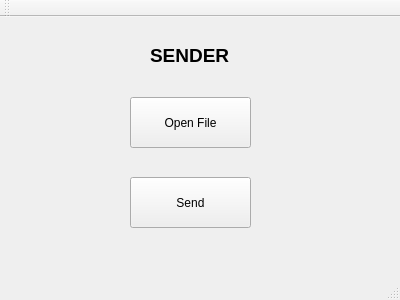
<?xml version="1.0" encoding="UTF-8"?>
<ui version="4.0">
 <class>MainWindow</class>
 <widget class="QMainWindow" name="MainWindow">
  <property name="geometry">
   <rect>
    <x>0</x>
    <y>0</y>
    <width>400</width>
    <height>300</height>
   </rect>
  </property>
  <property name="windowTitle">
   <string>MainWindow</string>
  </property>
  <widget class="QWidget" name="centralWidget">
   <widget class="QPushButton" name="openFile">
    <property name="geometry">
     <rect>
      <x>130</x>
      <y>80</y>
      <width>121</width>
      <height>51</height>
     </rect>
    </property>
    <property name="text">
     <string>Open File</string>
    </property>
   </widget>
   <widget class="QPushButton" name="sendBtn">
    <property name="geometry">
     <rect>
      <x>130</x>
      <y>160</y>
      <width>121</width>
      <height>51</height>
     </rect>
    </property>
    <property name="text">
     <string>Send</string>
    </property>
   </widget>
   <widget class="QLabel" name="label">
    <property name="geometry">
     <rect>
      <x>150</x>
      <y>30</y>
      <width>91</width>
      <height>16</height>
     </rect>
    </property>
    <property name="font">
     <font>
      <pointsize>14</pointsize>
      <weight>75</weight>
      <bold>true</bold>
     </font>
    </property>
    <property name="text">
     <string>SENDER</string>
    </property>
   </widget>
  </widget>
  <widget class="QMenuBar" name="menuBar">
   <property name="geometry">
    <rect>
     <x>0</x>
     <y>0</y>
     <width>400</width>
     <height>21</height>
    </rect>
   </property>
  </widget>
  <widget class="QToolBar" name="mainToolBar">
   <attribute name="toolBarArea">
    <enum>TopToolBarArea</enum>
   </attribute>
   <attribute name="toolBarBreak">
    <bool>false</bool>
   </attribute>
  </widget>
  <widget class="QStatusBar" name="statusBar"/>
 </widget>
 <layoutdefault spacing="6" margin="11"/>
 <resources/>
 <connections/>
</ui>
